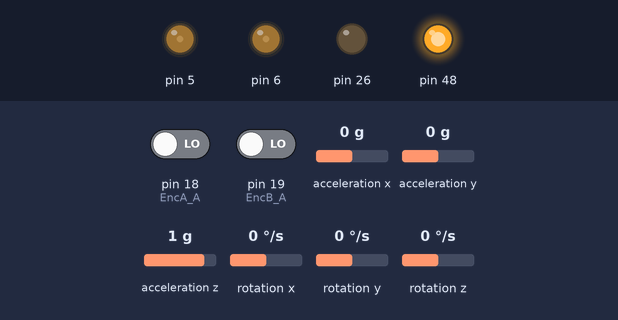
The sketch below on a simulated Arduino Mega 2560, built with avr-gcc and run on an emulated ATmega2560. Shown: output pins drawn as LEDs (lit = HIGH). Inputs (shaded band) come from the test bench; at power-on: acceleration x 0 g, acceleration y 0 g, acceleration z 1 g, pin 18 (EncA_A) LOW, pin 19 (EncB_A) LOW, rotation x 0 °/s, rotation y 0 °/s, rotation z 0 °/s. What the sketch prints to the serial monitor is not drawn.

Above: at 3.2 s.
3.3 s: acceleration x set to -1.4 g
At 3.9 s:
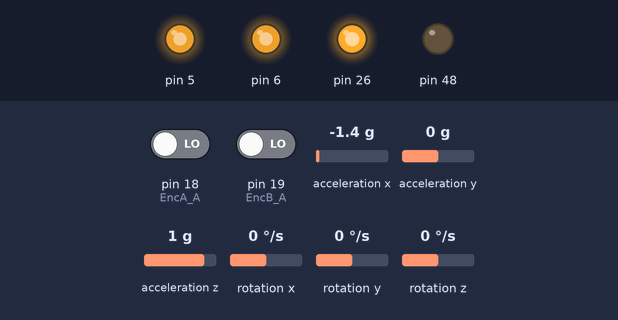
4.8 s: acceleration x set to 0.8 g
At 6.1 s:
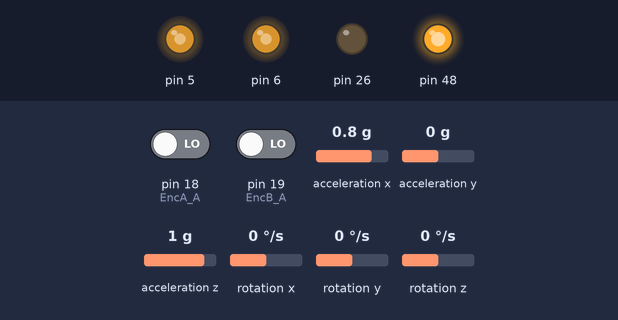
6.4 s: acceleration y set to -1.4 g
At 7.4 s:
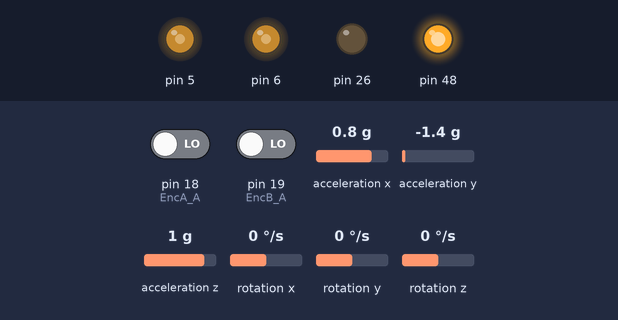
7.9 s: acceleration x set to -0.8 g
At 8.3 s:
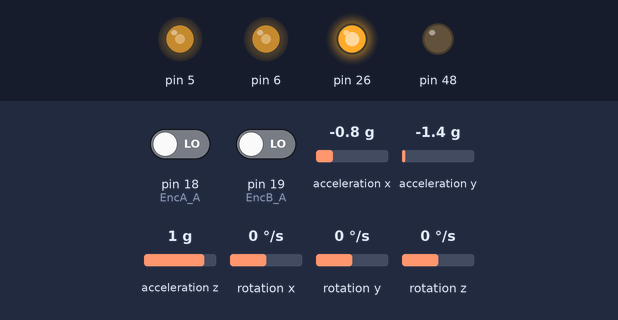
9.4 s: acceleration z set to -0.8 g
At 9.7 s:
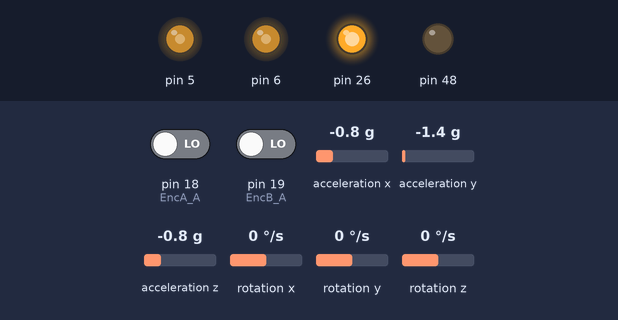
10.9 s: acceleration x set to 0 g
At 12.0 s:
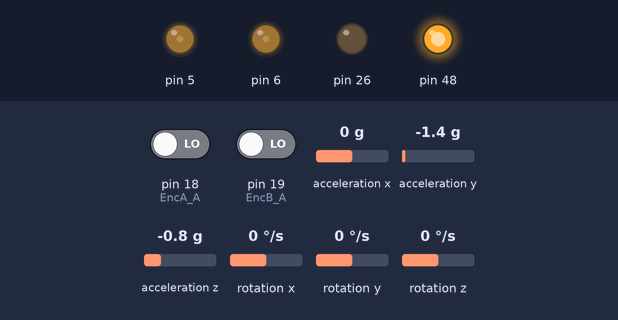
Timing chart, 0 to 13.4 s (numbered marks = the images above; inputs shaded):
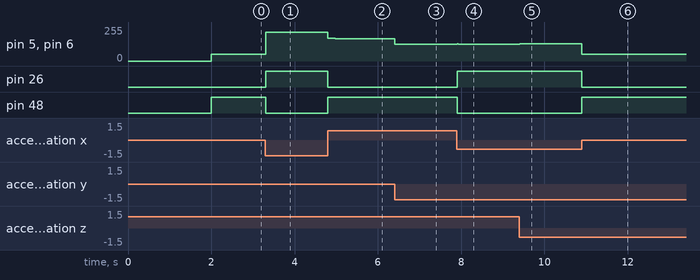

Measured:
- after the input at 3.3 s, pin 5, pin 6: 52/255 → 216/255 at once; pin 26: LOW → HIGH at once; pin 48: HIGH → LOW at once
- after the input at 4.8 s, pin 5, pin 6: 216/255 → 169/255 at once, → 168/255 0.17 s later; pin 26: HIGH → LOW at once; pin 48: LOW → HIGH at once
- after the input at 6.4 s, pin 5, pin 6: 168/255 → 126/255 at once, → 127/255 0.07 s later
- after the input at 7.9 s, pin 5, pin 6: 127/255 → 128/255 at once, → 127/255 0.03 s later; pin 26: LOW → HIGH at once; pin 48: HIGH → LOW at once
- after the input at 9.4 s, pin 5, pin 6: 127/255 → 131/255 at once
- after the input at 10.9 s, pin 5, pin 6: 131/255 → 52/255 at once; pin 26: HIGH → LOW at once; pin 48: LOW → HIGH at once

The sketch:

Arduino_main.ino
```cpp
#include "Wire.h"
#include <MPU6050_light.h>
#include <Arduino.h>
#include "CMotor.h"

MPU6050 mpu(Wire);

// Define motor pin connections
const int EncA_A = 18;    //Encoder A - Channel A
const int EncA_B = 52;    //Encoder A - Channel B
const int EncB_A = 19;    //Encoder B - Channel A
const int EncB_B = 28;    //Encoder B - Channel B

const int MotorAOut = 5;   //Enable Motor A
const int MotorADIR = 48;  //Direction Motor A
const int MotorBOut = 6;   //Enable Motor B
const int MotorBDIR = 26;  //Direction Motor B

// 317 pulses per revolution
volatile int EncAPulse = 0;
volatile int EncBPulse = 0;

float CNVRT_pulses_to_meters = 0.00089;    // meters per pulse OR (~)1,100 pulses every meter

// CREATING OBJECTS
CMotor motorA(MotorAOut, MotorADIR, EncA_A, EncA_B);
CMotor motorB(MotorBOut, MotorBDIR, EncB_A, EncB_B);

// State Space variables
float currT, prevT = 0;
float prevTheta, prevX = 0;
float factor = 20;
float K[4] = {-0.2, -0.2, 1.2, 0.2};    // x, x_dot, theta, theta_dot
float Nbar = -3.16;
float ref = 0;

void setup() {
  // Declare Interrupts
  attachInterrupt(digitalPinToInterrupt(EncA_A), EncA_Counter, CHANGE);
  attachInterrupt(digitalPinToInterrupt(EncB_A), EncB_Counter, CHANGE);

  // Start Serial communication
  Serial.begin(9600);

  // Initialize GYRO
  Wire.begin();
  byte status = mpu.begin();
  Serial.print(F("MPU6050 status: "));
  Serial.println(status);
  while (status != 0) { } // stop everything if could not connect to MPU6050

  Serial.println(F("Calculating offsets, do not move MPU6050"));
  delay(1000);
  mpu.calcOffsets(true, true); // gyro and accelero
  Serial.println("Done!\n");
}

void loop()
{
  // Get dt
  currT = micros();
  float dt = (currT - prevT)/1.0e6;
  prevT = currT;

  // Read sensor data
  mpu.update();
  // Get all 4 states
  float theta = -(3.2*mpu.getAngleY()*0.0174) + 0.0;        // Pendulum angle [rad] (+offset)
  float theta_dot = LPF(theta,prevTheta,dt);           // Pendulum angular velocity [rad/s]
  float x = EncAPulse*CNVRT_pulses_to_meters;          // Body translational displacement [m]
  float x_dot = LPF(x,prevX,dt);                       // Body translational velocity [m/s]

  // Store previous values
  prevTheta = theta;
  prevX = x;

  // Calculate control input u = -Kx + Nbar*ref
  float controlInput = -K[2] * theta - K[3] * theta_dot - K[0] * x - K[1] * x_dot + Nbar*ref;
  // Limit the maximum output in voltage
  controlInput = (controlInput > 4.45) ? 4.45 : controlInput;
  controlInput = (controlInput < -4.45) ? -4.45 : controlInput;

  // Assign correct analog value to the required voltage with a deadzone
  int motorSpeed = (fabs(controlInput)*(255-52)/4.5) + 52;

  // Assign correct direction based on the required u
  int dir = (controlInput > 0) ? 0 : 1;

  motorA.setMotor(!dir, motorSpeed);
  motorB.setMotor(dir, motorSpeed);

  /*
  //  Monitor theta; x; and u   //
  mpu.update();
  Serial.print(-mpu.getAngleY());
  Serial.println();
  Serial.print(" ");
  Serial.print(theta_dot*57.29);
  Serial.print(" ");
  Serial.print(10*x);
  Serial.print(" ");
  Serial.print(10*x_dot);
  Serial.println();
  */

}
```

CMotor.cpp
```cpp
#include "Arduino.h"
#include "CMotor.h"

// Constructor
CMotor::CMotor(int enPin, int dirPin, int SA, int SB) : motorEnable(enPin), motorDirection(dirPin), mEncA(SA), mEncB(SB)
{
  // Declare OUTPUT PinModes
  pinMode(motorEnable, OUTPUT);
  pinMode(motorDirection, OUTPUT);

  // Declare INPUT PinModes
  pinMode(mEncA, INPUT);
  pinMode(mEncB, INPUT);
}
// Clear objects
CMotor::~CMotor(){

}

// Set motor velocity and direction
void CMotor::setMotor(int dir, int pwmVal)
{
  analogWrite(motorEnable, pwmVal); // Motor speed
  digitalWrite(motorDirection, (dir == 1) ? LOW : HIGH);  // Motor direction
}
```

CMotor.h
```cpp
#ifndef CMotor_h
#define CMotor_h

#include "Arduino.h"

class CMotor{
  private:
    int motorEnable;
    int motorDirection;
    int mEncA;
    int mEncB;
    int encoderTicksPerRev = 314;

  public:
    CMotor(int enPin, int dirPin, int SA, int SB);
    ~CMotor();
    void setMotor(int dir, int pwmVal);
    int dir;
    float pwr;
};

#endif
```

EncoderRead.ino
```cpp
// Calculate encoderA position when EncA_A changes
void EncA_Counter()
{
  if (digitalRead(EncA_A) == digitalRead(EncA_B))
  {
    EncAPulse++;
  }
  else
  {
    EncAPulse--;
  }
}

// Calculate encoderB position when EncB_A changes
void EncB_Counter()
{
  if (digitalRead(EncB_A) == digitalRead(EncB_B))
  {
    EncBPulse--;
  }
  else
  {
    EncBPulse++;
  }
}

/*    !!! CHECK DIRECTION     */
```

LPF.ino
```cpp
float v_raw;
float LPF_v;
float LPF_Beta = 0.01; // 0<ß<1

/// Low-pass filter
float LPF(float s, float prevS, float deltaT) {
  v_raw = (s-prevS)/deltaT;

  LPF_v = LPF_v - (LPF_Beta * (LPF_v - v_raw));

  return LPF_v;
}
```

ReceiveCMD.ino
```cpp
#include "Arduino.h"
#include "Wire.h"
#include <MPU6050_light.h>

//Read the YAW angle from the GYRO
void receiveAngle() {
  //mpu.update();
  //currentAngle = mpu.getAngleY();
  //Serial.println((String)"Angle is: " + currentAngle);
}


/// Transfer Funciton: Output = Wheel speed/position; Input = Angle
void TTF() {
  //motorA.target = 200* sin(currentAngle* (PI / 180.0));
  //motorB.target = 200* sin(currentAngle* (PI / 180.0));
  //Serial.println((String)"Target Speed is: " + motorA.vTarget);
}
```
